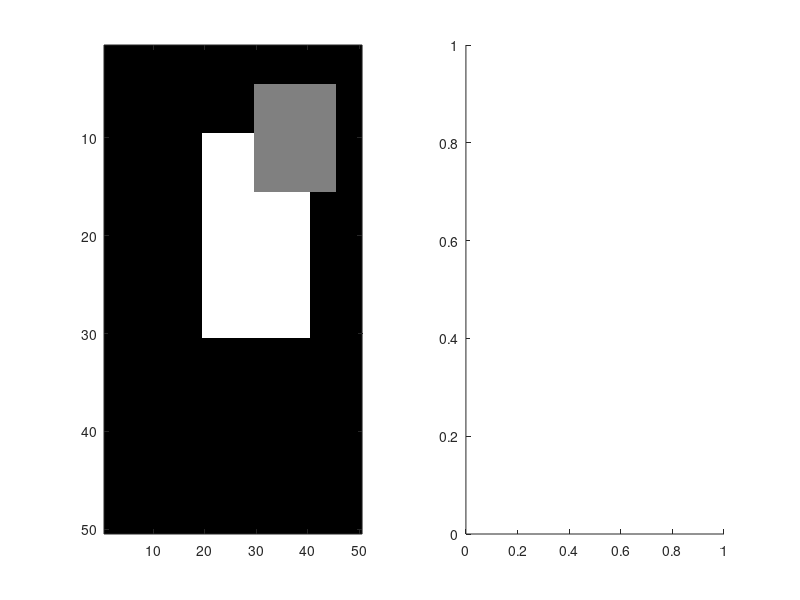

Here is the MATLAB script that generated this plot: (Note: this script raises an error after producing the figure.)
% Produce some image
sample = zeros(50,50,3);
for i=10:30
    for j=20:40
        sample(i,j,1:3) = 1;
    end
end

for i=5:15
    for j=30:45
        sample(i,j,1:3) = 0.5;
    end
end

subplot(1,2,1)
image(sample)

subplot(1,2,2)
[edge_image, angle_image] = robertscross(sample);
edge_image = edge_image / max(edge_image(:));

image(edge_image)

